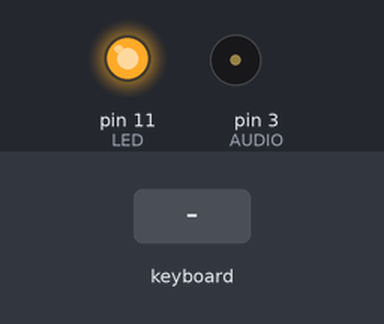
Recording of a sketch running on a simulated Arduino Uno, built with avr-gcc and run on an emulated ATmega328P. Shown: output pins drawn as LEDs (lit = HIGH), buzzer (waves = sounding). Dashed ring = blinking. The inputs (shaded band) are chosen by the test bench. What the sketch prints to the serial monitor is not drawn.

Above: at 1.7 s.
1.8 s: PS/2 keyboard text "5" received
At 2.05 s:
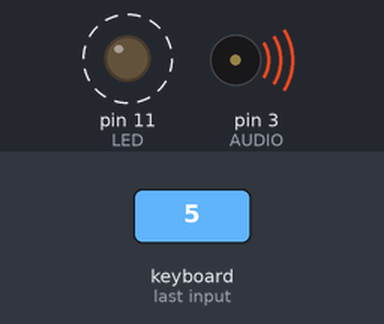
4.8 s: PS/2 keyboard text "90" received
At 5.35 s:
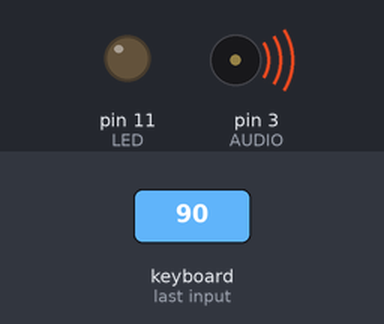
7.8 s: PS/2 keyboard text "200" received
Timing chart, 0 to 16.4 s (numbered marks = the images above; inputs shaded):
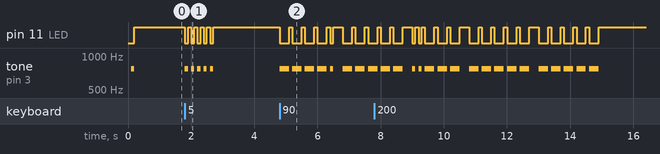

The sketch:

morse.ino
```cpp
#include <PS2Keyboard.h>

const int LED   = 11;
const int AUDIO = 3;
const int FREQ  = 770;
int DIT_UNIT    = 100; // Milliseconds

const int DELTA = 60000;

PS2Keyboard keyboard;
String morse_letter[] = {
//  A       B       C       D       E      F       G
    ".-",   "-...", "-.-.", "-..",  ".",   "..-.", "--.",
//  H       I       J       K       L       M      N
    "....", "..",   ".---", "-.-",  ".-..", "--",  "-.",
//  O       P       Q       R       S       T      U
    "---",  ".--.", "--.-", ".-.",  "...",  "-",   "..-",
//  V       W       X       Y       Z
    "...-", ".--",  "-..-", "-.--", "--.."

};

String morse_digit[] = {
// 0        1        2        3        4
   "-----", ".----", "..---", "...--", "....-",
// 5   6        7        8        9
   ".....", "-....", "--...", "---..", "----."
};

String idle_text = "Hello Fribot";

unsigned long t0;
unsigned long delta = DELTA;

void playDit() {
    Serial.print(".");
    digitalWrite(LED, LOW);
    tone(AUDIO, FREQ);
    delay(DIT_UNIT);
    digitalWrite(LED, HIGH);
    noTone(AUDIO);
    delay(DIT_UNIT);
}

void playDah() {
    Serial.print("-");
    digitalWrite(LED, LOW);
    tone(AUDIO, FREQ);
    delay(3 * DIT_UNIT);
    digitalWrite(LED, HIGH);
    noTone(AUDIO);
    delay(DIT_UNIT);
}

void play(String code) {
    Serial.print("<");
    for (int i = 0; i < code.length(); i++) {
        if (code.charAt(i) == '.') {
            playDit();
        }
        else {
            playDah();
        }
    }
    Serial.print(">");
    Serial.println();
    delay(2 * DIT_UNIT);
}

void sendMorse (char c) {
    String code;
    t0 = millis();
    if (c == ' ') {
        delay(6 * DIT_UNIT);
    }
    else if (c >= '0' && c <= '9') {
        code = morse_digit[c - '0'];
        play(code);
    }
    else if (c >= 'a' && c <= 'z') {
        code = morse_letter[c - 'a'];
        play(code);
    }
    else if (c >= 'A' && c <= 'Z') {
        code = morse_letter[c - 'A'];
        play(code);
    }
}

void setup() {
    delay(100);
    keyboard.begin(8, 2, PS2Keymap_German);
    Serial.begin(9600);
    pinMode(LED, OUTPUT);
    digitalWrite(LED, HIGH);
    sendMorse('e');
}

void loop() {
    if (keyboard.available()) {
        // read the next key
        delta = DELTA;
        char c = keyboard.read();
        // check for some of the special keys
        if (c == PS2_UPARROW) {
            DIT_UNIT = (DIT_UNIT * 12) / 10;
            sendMorse('e');
        }
        else if (c == PS2_DOWNARROW) {
            if (DIT_UNIT > 50) {
                DIT_UNIT = (DIT_UNIT * 10) / 12;
            }
            sendMorse('e');
        }
        else if (c == PS2_ESC) {
            DIT_UNIT = 100;
            sendMorse('e');
        }
        else if ((c == ' ') || (c >= '0' && c <= '9') || (c >= 'a' && c <= 'z') || (c >= 'A' && c <= 'Z')) {
            Serial.print(c);
            sendMorse(c);
        }
    }
    if (millis() - t0 > delta) {
        delta = DELTA;
        for (int i = 0; i < idle_text.length(); i++) {
            sendMorse(idle_text.charAt(i));
        }
    }
}
```

Measured:
- after the input at 1.8 s, pin 11 (LED): alternates HIGH for 0.10 s and LOW for 0.10 s, 10 changes in all, then stays HIGH, starting at once; tone on pin 3 (AUDIO): alternates 770 Hz for 0.10 s and silent for 0.10 s, 10 changes in all, then stays silent, starting at once
- after the input at 4.8 s, pin 11 (LED): HIGH → LOW at once, → HIGH 0.30 s later, → LOW 0.10 s later, → HIGH 0.30 s later, … (15 changes in this stretch); tone on pin 3 (AUDIO): plays 770 Hz for 0.30 s, 770 Hz for 0.30 s, 770 Hz for 0.30 s, 770 Hz for 0.30 s, 770 Hz for 0.10 s, 770 Hz for 0.30 s … (8 notes in this stretch), starting at once
